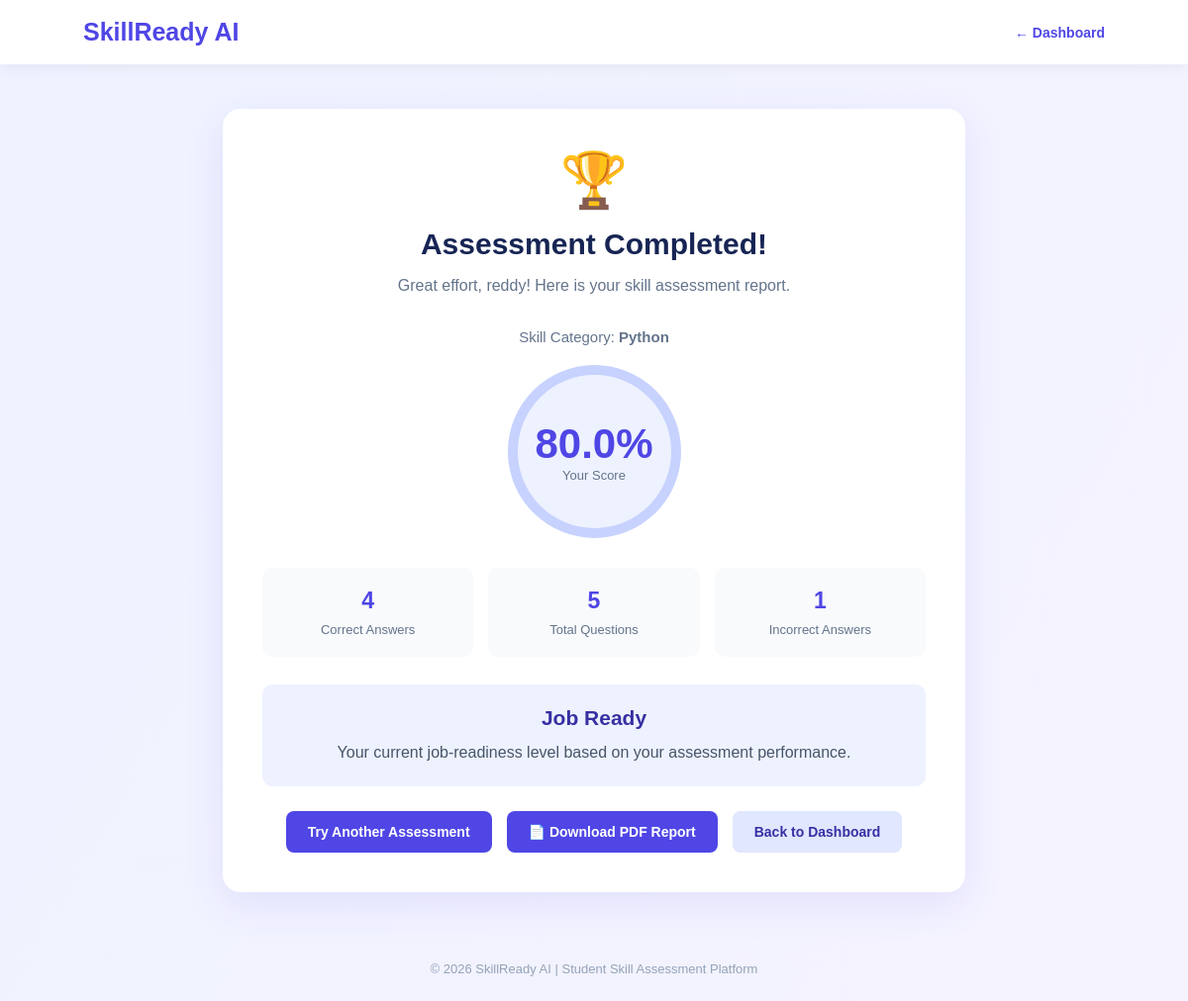
The app's page /results/1 (signed in) with its own data.
### database.py (models this page shows)
class Student(db.Model):
    __tablename__ = "students"
    id = db.Column(db.Integer, primary_key=True)
    name = db.Column(db.String(100), nullable=False)
    email = db.Column(db.String(120), unique=True, nullable=False)
    password = db.Column(db.String(255), nullable=False)
    created_at = db.Column(db.DateTime, default=datetime.utcnow)
    assessments = db.relationship(
        "Assessment",
        backref="student",
        lazy=True,
        cascade="all, delete-orphan"
    )

class Assessment(db.Model):
    __tablename__ = "assessments"
    id = db.Column(db.Integer, primary_key=True)
    student_id = db.Column(
        db.Integer,
        db.ForeignKey("students.id"),
        nullable=False
    )
    skill_name = db.Column(db.String(100), nullable=False)
    total_questions = db.Column(db.Integer, nullable=False)
    correct_answers = db.Column(db.Integer, nullable=False)
    score = db.Column(db.Float, nullable=False)
    readiness_level = db.Column(db.String(50), nullable=False)
    created_at = db.Column(db.DateTime, default=datetime.utcnow)

### app.py (the view)
@app.route("/results/<int:assessment_id>")
@login_required
def results(assessment_id):
    assessment_record = Assessment.query.filter_by(
        id=assessment_id,
        student_id=session["student_id"]
    ).first()
    if assessment_record is None:
        flash("Assessment results not found.", "error")
        return redirect(url_for("dashboard"))
    student = db.session.get(Student, session["student_id"])
    return render_template(
        "results.html",
        student_name=student.name,
        skill_name=assessment_record.skill_name,
        score=assessment_record.score,
        correct_answers=assessment_record.correct_answers,
        total_questions=assessment_record.total_questions,
        readiness_level=assessment_record.readiness_level
    )

### app.py (called while the page is built)
def login_required(route_function):
    @wraps(route_function)
    def wrapper(*args, **kwargs):
        if "student_id" not in session:
            flash("Please login to access your dashboard.", "error")
            return redirect(url_for("login"))
        return route_function(*args, **kwargs)
    return wrapper

### templates/results.html (shortened to what this page needs)
<!DOCTYPE html>
<html lang="en">
<head>
</head>
<body>
    <nav>
        <div class="logo">SkillReady AI</div>
        <a href="/dashboard" class="nav-link">← Dashboard</a>
    </nav>
    <div class="container">
        <div class="result-card">
            <div class="result-icon">🏆</div>
            <h1>Assessment Completed!</h1>
            <p class="subtitle">
                Great effort, {{ student_name }}!
                Here is your skill assessment report.
            </p>
            <p class="skill-name">
                Skill Category: <strong>{{ skill_name }}</strong>
            </p>
            <div class="score-circle">
                <div class="score">{{ score }}%</div>
                <div class="score-label">Your Score</div>
            </div>
            <div class="details">
                <div class="detail-box">
                    <h3>{{ correct_answers }}</h3>
                    <p>Correct Answers</p>
                </div>
                <div class="detail-box">
                    <h3>{{ total_questions }}</h3>
                    <p>Total Questions</p>
                </div>
                <div class="detail-box">
                    <h3>{{ total_questions - correct_answers }}</h3>
                    <p>Incorrect Answers</p>
                </div>
            </div>
            <div class="readiness">
                <h2>{{ readiness_level }}</h2>
                <p>
                    Your current job-readiness level based on
                    your assessment performance.
                </p>
            </div>
            <div class="buttons">
                <a href="/assessment" class="btn primary-btn">
                    Try Another Assessment
                </a>
                <a href="{{ url_for('download_report') }}"
                   class="btn primary-btn">
                    📄 Download PDF Report
                </a>
                <a href="/dashboard" class="btn secondary-btn">
                    Back to Dashboard
                </a>
            </div>
        </div>
    </div>
    <footer>
        © 2026 SkillReady AI | Student Skill Assessment Platform
    </footer>
</body>
</html>

### templates/results.html (style rules this page uses)
* { margin: 0; padding: 0; box-sizing: border-box; font-family: Arial, sans-serif; }
body { min-height: 100vh; background: linear-gradient(120deg, #eef2ff, #f5f3ff); color: #1e293b; }
nav { background: white; padding: 18px 7%; display: flex; justify-content: space-between; align-items: center; box-shadow: 0 3px 15px rgba(0, 0, 0, 0.05); }
.logo { font-size: 25px; font-weight: bold; color: #4f46e5; }
.nav-link { color: #4f46e5; text-decoration: none; font-weight: bold; font-size: 14px; }
.container { width: 90%; max-width: 750px; margin: 45px auto; }
.result-card { background: white; padding: 40px; border-radius: 18px; text-align: center; box-shadow: 0 12px 40px rgba(79, 70, 229, 0.10); }
.result-icon { font-size: 55px; margin-bottom: 15px; }
h1 { color: #172554; font-size: 30px; margin-bottom: 12px; }
.subtitle { color: #64748b; line-height: 1.6; margin-bottom: 30px; }
.score-circle { width: 175px; height: 175px; border-radius: 50%; border: 10px solid #c7d2fe; display: flex; flex-direction: column; justify-content: center; align-items: center; margin: 0 auto 30px; background: #eef2ff; }
.score { font-size: 42px; font-weight: bold; color: #4f46e5; }
.score-label { color: #64748b; font-size: 13px; }
.details { display: grid; grid-template-columns: repeat(3, 1fr); gap: 15px; margin-bottom: 28px; }
.detail-box { background: #f8fafc; padding: 20px 10px; border-radius: 10px; }
.detail-box h3 { font-size: 23px; color: #4f46e5; margin-bottom: 8px; }
.detail-box p { color: #64748b; font-size: 13px; }
.readiness { background: #eef2ff; padding: 22px; border-radius: 10px; margin-bottom: 25px; }
.readiness h2 { color: #3730a3; font-size: 21px; margin-bottom: 10px; }
.readiness p { color: #475569; line-height: 1.6; }
.skill-name { color: #64748b; margin-bottom: 20px; font-size: 15px; }
.buttons { display: flex; justify-content: center; gap: 15px; flex-wrap: wrap; }
.btn { display: inline-block; padding: 13px 22px; border-radius: 8px; text-decoration: none; font-weight: bold; font-size: 14px; }
.primary-btn { background: #4f46e5; color: white; }
.secondary-btn { background: #e0e7ff; color: #3730a3; }
footer { text-align: center; padding: 25px; color: #94a3b8; font-size: 13px; }

### records on screen
Student: name "reddy"
Assessment: skill_name "Python", score "80.0", readiness_level "Job Ready"

### other values on screen
{{ correct_answers }} "4"
{{ total_questions }} "5"
{{ total_questions - correct_answers }} "1"
